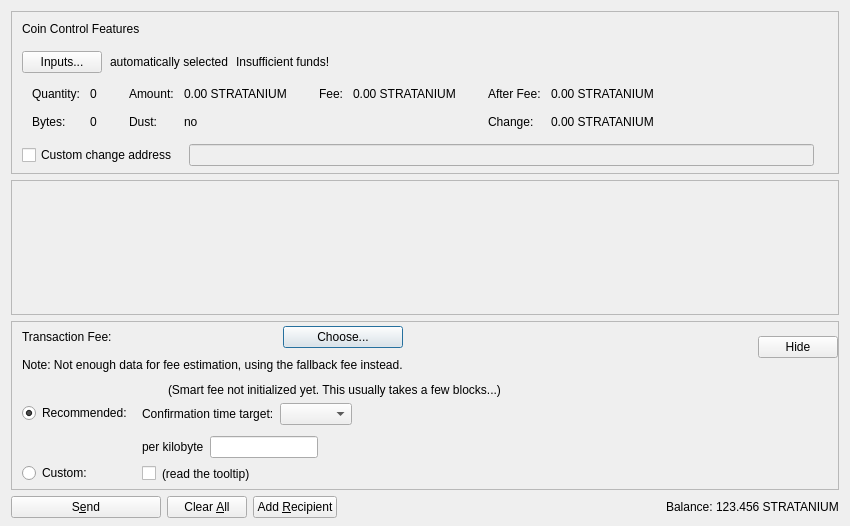
<?xml version="1.0" encoding="UTF-8"?>
<ui version="4.0">
 <class>SendCoinsDialog</class>
 <widget class="QDialog" name="SendCoinsDialog">
  <property name="geometry">
   <rect>
    <x>0</x>
    <y>0</y>
    <width>850</width>
    <height>526</height>
   </rect>
  </property>
  <property name="windowTitle">
   <string>Send Coins</string>
  </property>
  <layout class="QVBoxLayout" name="verticalLayout" stretch="0,1,0,0">
   <property name="bottomMargin">
    <number>8</number>
   </property>
   <item>
    <widget class="QFrame" name="frameCoinControl">
     <property name="sizePolicy">
      <sizepolicy hsizetype="Expanding" vsizetype="Expanding">
       <horstretch>0</horstretch>
       <verstretch>0</verstretch>
      </sizepolicy>
     </property>
     <property name="maximumSize">
      <size>
       <width>16777215</width>
       <height>16777215</height>
      </size>
     </property>
     <property name="frameShape">
      <enum>QFrame::StyledPanel</enum>
     </property>
     <property name="frameShadow">
      <enum>QFrame::Sunken</enum>
     </property>
     <layout class="QVBoxLayout" name="verticalLayoutCoinControl2">
      <property name="spacing">
       <number>0</number>
      </property>
      <property name="leftMargin">
       <number>0</number>
      </property>
      <property name="topMargin">
       <number>0</number>
      </property>
      <property name="rightMargin">
       <number>0</number>
      </property>
      <property name="bottomMargin">
       <number>6</number>
      </property>
      <item>
       <layout class="QVBoxLayout" name="verticalLayoutCoinControl" stretch="0,0,0,0,1">
        <property name="spacing">
         <number>0</number>
        </property>
        <property name="leftMargin">
         <number>10</number>
        </property>
        <property name="topMargin">
         <number>10</number>
        </property>
        <item>
         <layout class="QHBoxLayout" name="horizontalLayoutCoinControl1">
          <property name="bottomMargin">
           <number>15</number>
          </property>
          <item>
           <widget class="QLabel" name="labelCoinControlFeatures">
            <property name="sizePolicy">
             <sizepolicy hsizetype="Preferred" vsizetype="Maximum">
              <horstretch>0</horstretch>
              <verstretch>0</verstretch>
             </sizepolicy>
            </property>
            <property name="text">
             <string>Coin Control Features</string>
            </property>
           </widget>
          </item>
         </layout>
        </item>
        <item>
         <layout class="QHBoxLayout" name="horizontalLayoutCoinControl2" stretch="0,0,0,0">
          <property name="spacing">
           <number>8</number>
          </property>
          <property name="bottomMargin">
           <number>10</number>
          </property>
          <item>
           <widget class="QPushButton" name="pushButtonCoinControl">
            <property name="styleSheet">
             <string notr="true"/>
            </property>
            <property name="text">
             <string>Inputs...</string>
            </property>
            <property name="autoDefault">
             <bool>false</bool>
            </property>
           </widget>
          </item>
          <item>
           <widget class="QLabel" name="labelCoinControlAutomaticallySelected">
            <property name="text">
             <string>automatically selected</string>
            </property>
            <property name="margin">
             <number>5</number>
            </property>
           </widget>
          </item>
          <item>
           <widget class="QLabel" name="labelCoinControlInsuffFunds">
            <property name="text">
             <string>Insufficient funds!</string>
            </property>
            <property name="margin">
             <number>5</number>
            </property>
           </widget>
          </item>
          <item>
           <spacer name="horizontalSpacerCoinControl">
            <property name="orientation">
             <enum>Qt::Horizontal</enum>
            </property>
            <property name="sizeHint" stdset="0">
             <size>
              <width>40</width>
              <height>1</height>
             </size>
            </property>
           </spacer>
          </item>
         </layout>
        </item>
        <item>
         <widget class="QWidget" name="widgetCoinControl" native="true">
          <property name="sizePolicy">
           <sizepolicy hsizetype="Preferred" vsizetype="Preferred">
            <horstretch>0</horstretch>
            <verstretch>0</verstretch>
           </sizepolicy>
          </property>
          <property name="minimumSize">
           <size>
            <width>0</width>
            <height>0</height>
           </size>
          </property>
          <property name="styleSheet">
           <string notr="true"/>
          </property>
          <layout class="QHBoxLayout" name="horizontalLayoutCoinControl5">
           <property name="leftMargin">
            <number>0</number>
           </property>
           <property name="topMargin">
            <number>0</number>
           </property>
           <property name="rightMargin">
            <number>0</number>
           </property>
           <property name="bottomMargin">
            <number>0</number>
           </property>
           <item>
            <layout class="QHBoxLayout" name="horizontalLayoutCoinControl3" stretch="0,0,0,1">
             <property name="spacing">
              <number>20</number>
             </property>
             <property name="topMargin">
              <number>0</number>
             </property>
             <property name="bottomMargin">
              <number>10</number>
             </property>
             <item>
              <layout class="QFormLayout" name="formLayoutCoinControl1">
               <property name="horizontalSpacing">
                <number>10</number>
               </property>
               <property name="verticalSpacing">
                <number>14</number>
               </property>
               <property name="leftMargin">
                <number>10</number>
               </property>
               <property name="topMargin">
                <number>4</number>
               </property>
               <property name="rightMargin">
                <number>6</number>
               </property>
               <item row="0" column="0">
                <widget class="QLabel" name="labelCoinControlQuantityText">
                 <property name="text">
                  <string>Quantity:</string>
                 </property>
                 <property name="margin">
                  <number>0</number>
                 </property>
                </widget>
               </item>
               <item row="0" column="1">
                <widget class="QLabel" name="labelCoinControlQuantity">
                 <property name="cursor">
                  <cursorShape>IBeamCursor</cursorShape>
                 </property>
                 <property name="contextMenuPolicy">
                  <enum>Qt::ActionsContextMenu</enum>
                 </property>
                 <property name="text">
                  <string notr="true">0</string>
                 </property>
                 <property name="margin">
                  <number>0</number>
                 </property>
                 <property name="textInteractionFlags">
                  <set>Qt::LinksAccessibleByMouse|Qt::TextSelectableByKeyboard|Qt::TextSelectableByMouse</set>
                 </property>
                </widget>
               </item>
               <item row="1" column="0">
                <widget class="QLabel" name="labelCoinControlBytesText">
                 <property name="text">
                  <string>Bytes:</string>
                 </property>
                </widget>
               </item>
               <item row="1" column="1">
                <widget class="QLabel" name="labelCoinControlBytes">
                 <property name="cursor">
                  <cursorShape>IBeamCursor</cursorShape>
                 </property>
                 <property name="contextMenuPolicy">
                  <enum>Qt::ActionsContextMenu</enum>
                 </property>
                 <property name="text">
                  <string notr="true">0</string>
                 </property>
                 <property name="textInteractionFlags">
                  <set>Qt::LinksAccessibleByMouse|Qt::TextSelectableByKeyboard|Qt::TextSelectableByMouse</set>
                 </property>
                </widget>
               </item>
              </layout>
             </item>
             <item>
              <layout class="QFormLayout" name="formLayoutCoinControl2">
               <property name="horizontalSpacing">
                <number>10</number>
               </property>
               <property name="verticalSpacing">
                <number>14</number>
               </property>
               <property name="leftMargin">
                <number>6</number>
               </property>
               <property name="topMargin">
                <number>4</number>
               </property>
               <property name="rightMargin">
                <number>6</number>
               </property>
               <item row="0" column="0">
                <widget class="QLabel" name="labelCoinControlAmountText">
                 <property name="text">
                  <string>Amount:</string>
                 </property>
                 <property name="margin">
                  <number>0</number>
                 </property>
                </widget>
               </item>
               <item row="0" column="1">
                <widget class="QLabel" name="labelCoinControlAmount">
                 <property name="cursor">
                  <cursorShape>IBeamCursor</cursorShape>
                 </property>
                 <property name="contextMenuPolicy">
                  <enum>Qt::ActionsContextMenu</enum>
                 </property>
                 <property name="text">
                  <string notr="true">0.00 STRATANIUM</string>
                 </property>
                 <property name="textInteractionFlags">
                  <set>Qt::LinksAccessibleByMouse|Qt::TextSelectableByKeyboard|Qt::TextSelectableByMouse</set>
                 </property>
                </widget>
               </item>
               <item row="1" column="0">
                <widget class="QLabel" name="labelCoinControlLowOutputText">
                 <property name="text">
                  <string>Dust:</string>
                 </property>
                </widget>
               </item>
               <item row="1" column="1">
                <widget class="QLabel" name="labelCoinControlLowOutput">
                 <property name="cursor">
                  <cursorShape>IBeamCursor</cursorShape>
                 </property>
                 <property name="contextMenuPolicy">
                  <enum>Qt::ActionsContextMenu</enum>
                 </property>
                 <property name="text">
                  <string notr="true">no</string>
                 </property>
                 <property name="textInteractionFlags">
                  <set>Qt::LinksAccessibleByMouse|Qt::TextSelectableByKeyboard|Qt::TextSelectableByMouse</set>
                 </property>
                </widget>
               </item>
              </layout>
             </item>
             <item>
              <layout class="QFormLayout" name="formLayoutCoinControl3">
               <property name="horizontalSpacing">
                <number>10</number>
               </property>
               <property name="verticalSpacing">
                <number>14</number>
               </property>
               <property name="leftMargin">
                <number>6</number>
               </property>
               <property name="topMargin">
                <number>4</number>
               </property>
               <property name="rightMargin">
                <number>6</number>
               </property>
               <item row="0" column="0">
                <widget class="QLabel" name="labelCoinControlFeeText">
                 <property name="text">
                  <string>Fee:</string>
                 </property>
                 <property name="margin">
                  <number>0</number>
                 </property>
                </widget>
               </item>
               <item row="0" column="1">
                <widget class="QLabel" name="labelCoinControlFee">
                 <property name="cursor">
                  <cursorShape>IBeamCursor</cursorShape>
                 </property>
                 <property name="contextMenuPolicy">
                  <enum>Qt::ActionsContextMenu</enum>
                 </property>
                 <property name="text">
                  <string notr="true">0.00 STRATANIUM</string>
                 </property>
                 <property name="textInteractionFlags">
                  <set>Qt::LinksAccessibleByMouse|Qt::TextSelectableByKeyboard|Qt::TextSelectableByMouse</set>
                 </property>
                </widget>
               </item>
              </layout>
             </item>
             <item>
              <layout class="QFormLayout" name="formLayoutCoinControl4">
               <property name="horizontalSpacing">
                <number>10</number>
               </property>
               <property name="verticalSpacing">
                <number>14</number>
               </property>
               <property name="leftMargin">
                <number>6</number>
               </property>
               <property name="topMargin">
                <number>4</number>
               </property>
               <property name="rightMargin">
                <number>6</number>
               </property>
               <item row="0" column="0">
                <widget class="QLabel" name="labelCoinControlAfterFeeText">
                 <property name="text">
                  <string>After Fee:</string>
                 </property>
                 <property name="margin">
                  <number>0</number>
                 </property>
                </widget>
               </item>
               <item row="0" column="1">
                <widget class="QLabel" name="labelCoinControlAfterFee">
                 <property name="cursor">
                  <cursorShape>IBeamCursor</cursorShape>
                 </property>
                 <property name="contextMenuPolicy">
                  <enum>Qt::ActionsContextMenu</enum>
                 </property>
                 <property name="text">
                  <string notr="true">0.00 STRATANIUM</string>
                 </property>
                 <property name="textInteractionFlags">
                  <set>Qt::LinksAccessibleByMouse|Qt::TextSelectableByKeyboard|Qt::TextSelectableByMouse</set>
                 </property>
                </widget>
               </item>
               <item row="1" column="0">
                <widget class="QLabel" name="labelCoinControlChangeText">
                 <property name="text">
                  <string>Change:</string>
                 </property>
                </widget>
               </item>
               <item row="1" column="1">
                <widget class="QLabel" name="labelCoinControlChange">
                 <property name="cursor">
                  <cursorShape>IBeamCursor</cursorShape>
                 </property>
                 <property name="contextMenuPolicy">
                  <enum>Qt::ActionsContextMenu</enum>
                 </property>
                 <property name="text">
                  <string notr="true">0.00 STRATANIUM</string>
                 </property>
                 <property name="textInteractionFlags">
                  <set>Qt::LinksAccessibleByMouse|Qt::TextSelectableByKeyboard|Qt::TextSelectableByMouse</set>
                 </property>
                </widget>
               </item>
              </layout>
             </item>
            </layout>
           </item>
          </layout>
         </widget>
        </item>
        <item>
         <layout class="QHBoxLayout" name="horizontalLayoutCoinControl4" stretch="0,0,0">
          <property name="spacing">
           <number>12</number>
          </property>
          <property name="sizeConstraint">
           <enum>QLayout::SetDefaultConstraint</enum>
          </property>
          <property name="topMargin">
           <number>5</number>
          </property>
          <property name="rightMargin">
           <number>5</number>
          </property>
          <item>
           <widget class="QCheckBox" name="checkBoxCoinControlChange">
            <property name="toolTip">
             <string>If this is activated, but the change address is empty or invalid, change will be sent to a newly generated address.</string>
            </property>
            <property name="text">
             <string>Custom change address</string>
            </property>
           </widget>
          </item>
          <item>
           <widget class="QValidatedLineEdit" name="lineEditCoinControlChange">
            <property name="enabled">
             <bool>false</bool>
            </property>
            <property name="sizePolicy">
             <sizepolicy hsizetype="Expanding" vsizetype="Fixed">
              <horstretch>0</horstretch>
              <verstretch>0</verstretch>
             </sizepolicy>
            </property>
           </widget>
          </item>
          <item>
           <widget class="QLabel" name="labelCoinControlChangeLabel">
            <property name="sizePolicy">
             <sizepolicy hsizetype="Preferred" vsizetype="Expanding">
              <horstretch>0</horstretch>
              <verstretch>0</verstretch>
             </sizepolicy>
            </property>
            <property name="minimumSize">
             <size>
              <width>0</width>
              <height>0</height>
             </size>
            </property>
            <property name="text">
             <string/>
            </property>
            <property name="margin">
             <number>3</number>
            </property>
           </widget>
          </item>
         </layout>
        </item>
        <item>
         <spacer name="verticalSpacerCoinControl">
          <property name="orientation">
           <enum>Qt::Vertical</enum>
          </property>
          <property name="sizeHint" stdset="0">
           <size>
            <width>800</width>
            <height>1</height>
           </size>
          </property>
         </spacer>
        </item>
       </layout>
      </item>
     </layout>
    </widget>
   </item>
   <item>
    <widget class="QScrollArea" name="scrollArea">
     <property name="widgetResizable">
      <bool>true</bool>
     </property>
     <widget class="QWidget" name="scrollAreaWidgetContents">
      <property name="geometry">
       <rect>
        <x>0</x>
        <y>0</y>
        <width>830</width>
        <height>104</height>
       </rect>
      </property>
      <layout class="QVBoxLayout" name="verticalLayout_2" stretch="0,1">
       <property name="leftMargin">
        <number>0</number>
       </property>
       <property name="topMargin">
        <number>0</number>
       </property>
       <property name="rightMargin">
        <number>0</number>
       </property>
       <property name="bottomMargin">
        <number>0</number>
       </property>
       <item>
        <layout class="QVBoxLayout" name="entries">
         <property name="spacing">
          <number>6</number>
         </property>
        </layout>
       </item>
       <item>
        <spacer name="verticalSpacer">
         <property name="orientation">
          <enum>Qt::Vertical</enum>
         </property>
         <property name="sizeHint" stdset="0">
          <size>
           <width>20</width>
           <height>40</height>
          </size>
         </property>
        </spacer>
       </item>
      </layout>
     </widget>
    </widget>
   </item>
   <item>
    <widget class="QFrame" name="frameFee">
     <property name="sizePolicy">
      <sizepolicy hsizetype="Expanding" vsizetype="Expanding">
       <horstretch>0</horstretch>
       <verstretch>0</verstretch>
      </sizepolicy>
     </property>
     <property name="maximumSize">
      <size>
       <width>16777215</width>
       <height>16777215</height>
      </size>
     </property>
     <property name="frameShape">
      <enum>QFrame::StyledPanel</enum>
     </property>
     <property name="frameShadow">
      <enum>QFrame::Sunken</enum>
     </property>
     <layout class="QVBoxLayout" name="verticalLayoutFee1">
      <property name="spacing">
       <number>0</number>
      </property>
      <property name="leftMargin">
       <number>0</number>
      </property>
      <property name="topMargin">
       <number>0</number>
      </property>
      <property name="rightMargin">
       <number>0</number>
      </property>
      <property name="bottomMargin">
       <number>0</number>
      </property>
      <item>
       <layout class="QVBoxLayout" name="verticalLayoutFee2" stretch="0,0,0">
        <property name="spacing">
         <number>0</number>
        </property>
        <property name="leftMargin">
         <number>10</number>
        </property>
        <property name="topMargin">
         <number>0</number>
        </property>
        <item>
         <layout class="QHBoxLayout" name="horizontalLayoutFee1">
          <property name="bottomMargin">
           <number>0</number>
          </property>
          <item>
           <layout class="QVBoxLayout" name="verticalLayoutFee7">
            <property name="spacing">
             <number>0</number>
            </property>
            <item>
             <spacer name="verticalSpacerSmartFee">
              <property name="orientation">
               <enum>Qt::Vertical</enum>
              </property>
              <property name="sizeType">
               <enum>QSizePolicy::Fixed</enum>
              </property>
              <property name="sizeHint" stdset="0">
               <size>
                <width>1</width>
                <height>4</height>
               </size>
              </property>
             </spacer>
            </item>
            <item>
             <layout class="QHBoxLayout" name="horizontalLayoutSmartFee">
              <property name="spacing">
               <number>10</number>
              </property>
              <item>
               <widget class="QLabel" name="labelFeeHeadline">
                <property name="sizePolicy">
                 <sizepolicy hsizetype="Preferred" vsizetype="Maximum">
                  <horstretch>0</horstretch>
                  <verstretch>0</verstretch>
                 </sizepolicy>
                </property>
                <property name="text">
                 <string>Transaction Fee:</string>
                </property>
               </widget>
              </item>
              <item>
               <widget class="QLabel" name="labelFeeMinimized">
                <property name="text">
                 <string/>
                </property>
               </widget>
              </item>
              <item>
               <widget class="QPushButton" name="buttonChooseFee">
                <property name="text">
                 <string>Choose...</string>
                </property>
               </widget>
              </item>
             </layout>
            </item>
            <item>
             <spacer name="verticalSpacer_7">
              <property name="orientation">
               <enum>Qt::Vertical</enum>
              </property>
              <property name="sizeHint" stdset="0">
               <size>
                <width>1</width>
                <height>10</height>
               </size>
              </property>
             </spacer>
            </item>
            <item>
             <widget class="QLabel" name="fallbackFeeWarningLabel">
              <property name="toolTip">
               <string>Using the fallbackfee can result in sending a transaction that will take several hours or days (or never) to confirm. Consider choosing your fee manually or wait until you have validated the complete chain.</string>
              </property>
              <property name="text">
               <string>Note: Not enough data for fee estimation, using the fallback fee instead.</string>
              </property>
              <property name="wordWrap">
               <bool>false</bool>
              </property>
             </widget>
            </item>
            <item>
             <spacer name="verticalSpacer_5">
              <property name="orientation">
               <enum>Qt::Vertical</enum>
              </property>
              <property name="sizeHint" stdset="0">
               <size>
                <width>1</width>
                <height>1</height>
               </size>
              </property>
             </spacer>
            </item>
           </layout>
          </item>
          <item>
           <spacer name="horizontalSpacer_4">
            <property name="orientation">
             <enum>Qt::Horizontal</enum>
            </property>
            <property name="sizeHint" stdset="0">
             <size>
              <width>1</width>
              <height>1</height>
             </size>
            </property>
           </spacer>
          </item>
          <item>
           <widget class="QPushButton" name="buttonMinimizeFee">
            <property name="toolTip">
             <string>collapse fee-settings</string>
            </property>
            <property name="text">
             <string>Hide</string>
            </property>
           </widget>
          </item>
         </layout>
        </item>
        <item>
         <widget class="QFrame" name="frameFeeSelection">
          <layout class="QVBoxLayout" name="verticalLayoutFee12">
           <property name="spacing">
            <number>0</number>
           </property>
           <property name="leftMargin">
            <number>0</number>
           </property>
           <property name="topMargin">
            <number>0</number>
           </property>
           <property name="rightMargin">
            <number>0</number>
           </property>
           <property name="bottomMargin">
            <number>0</number>
           </property>
           <item>
            <layout class="QGridLayout" name="gridLayoutFee">
             <property name="topMargin">
              <number>10</number>
             </property>
             <property name="bottomMargin">
              <number>4</number>
             </property>
             <property name="horizontalSpacing">
              <number>10</number>
             </property>
             <property name="verticalSpacing">
              <number>4</number>
             </property>
             <item row="1" column="1">
              <layout class="QVBoxLayout" name="verticalLayoutFee8">
               <property name="spacing">
                <number>6</number>
               </property>
               <property name="topMargin">
                <number>3</number>
               </property>
               <item>
                <layout class="QHBoxLayout" name="horizontalLayoutFee13" stretch="0,0,1">
                 <item>
                  <widget class="QLabel" name="labelCustomPerKilobyte">
                   <property name="toolTip">
                    <string>If the custom fee is set to 1000 ruffs and the transaction is only 250 bytes, then &quot;per kilobyte&quot; only pays 250 ruffs in fee,&lt;br /&gt;while &quot;at least&quot; pays 1000 ruffs. For transactions bigger than a kilobyte both pay by kilobyte.</string>
                   </property>
                   <property name="text">
                    <string>per kilobyte</string>
                   </property>
                  </widget>
                 </item>
                 <item>
                  <widget class="BitcoinAmountField" name="customFee"/>
                 </item>
                 <item>
                  <spacer name="horizontalSpacer_6">
                   <property name="orientation">
                    <enum>Qt::Horizontal</enum>
                   </property>
                   <property name="sizeHint" stdset="0">
                    <size>
                     <width>1</width>
                     <height>1</height>
                    </size>
                   </property>
                  </spacer>
                 </item>
                </layout>
               </item>
               <item>
                <layout class="QHBoxLayout" name="horizontalLayoutFee8">
                 <item>
                  <widget class="QCheckBox" name="checkBoxMinimumFee">
                   <property name="toolTip">
                    <string>Paying only the minimum fee is just fine as long as there is less transaction volume than space in the blocks.&lt;br /&gt;But be aware that this can end up in a never confirming transaction once there is more demand for stratanium transactions than the network can process.</string>
                   </property>
                   <property name="text">
                    <string/>
                   </property>
                  </widget>
                 </item>
                 <item>
                  <widget class="QLabel" name="labelMinFeeWarning">
                   <property name="enabled">
                    <bool>true</bool>
                   </property>
                   <property name="toolTip">
                    <string>Paying only the minimum fee is just fine as long as there is less transaction volume than space in the blocks.&lt;br /&gt;But be aware that this can end up in a never confirming transaction once there is more demand for stratanium transactions than the network can process.</string>
                   </property>
                   <property name="text">
                    <string>(read the tooltip)</string>
                   </property>
                   <property name="margin">
                    <number>5</number>
                   </property>
                  </widget>
                 </item>
                 <item>
                  <spacer name="horizontalSpacer_2">
                   <property name="orientation">
                    <enum>Qt::Horizontal</enum>
                   </property>
                   <property name="sizeHint" stdset="0">
                    <size>
                     <width>1</width>
                     <height>1</height>
                    </size>
                   </property>
                  </spacer>
                 </item>
                </layout>
               </item>
              </layout>
             </item>
             <item row="0" column="0">
              <layout class="QVBoxLayout" name="verticalLayoutFee4" stretch="0,1">
               <property name="topMargin">
                <number>20</number>
               </property>
               <property name="bottomMargin">
                <number>3</number>
               </property>
               <item>
                <widget class="QRadioButton" name="radioSmartFee">
                 <property name="text">
                  <string>Recommended:</string>
                 </property>
                 <property name="checked">
                  <bool>true</bool>
                 </property>
                 <attribute name="buttonGroup">
                  <string notr="true">groupFee</string>
                 </attribute>
                </widget>
               </item>
               <item>
                <spacer name="verticalSpacer_2">
                 <property name="orientation">
                  <enum>Qt::Vertical</enum>
                 </property>
                 <property name="sizeHint" stdset="0">
                  <size>
                   <width>1</width>
                   <height>1</height>
                  </size>
                 </property>
                </spacer>
               </item>
              </layout>
             </item>
             <item row="1" column="0">
              <layout class="QVBoxLayout" name="verticalLayoutFee9" stretch="0,1">
               <property name="topMargin">
                <number>30</number>
               </property>
               <item>
                <widget class="QRadioButton" name="radioCustomFee">
                 <property name="text">
                  <string>Custom:</string>
                 </property>
                 <attribute name="buttonGroup">
                  <string notr="true">groupFee</string>
                 </attribute>
                </widget>
               </item>
               <item>
                <spacer name="verticalSpacer_6">
                 <property name="orientation">
                  <enum>Qt::Vertical</enum>
                 </property>
                 <property name="sizeHint" stdset="0">
                  <size>
                   <width>1</width>
                   <height>1</height>
                  </size>
                 </property>
                </spacer>
               </item>
              </layout>
             </item>
             <item row="0" column="1">
              <layout class="QVBoxLayout" name="verticalLayoutFee3" stretch="0,0,1">
               <property name="spacing">
                <number>6</number>
               </property>
               <property name="topMargin">
                <number>0</number>
               </property>
               <property name="bottomMargin">
                <number>3</number>
               </property>
               <item>
                <layout class="QHBoxLayout" name="horizontalLayoutFee12">
                 <item>
                  <widget class="QLabel" name="labelSmartFee">
                   <property name="text">
                    <string/>
                   </property>
                   <property name="margin">
                    <number>2</number>
                   </property>
                  </widget>
                 </item>
                 <item>
                  <widget class="QLabel" name="labelFeeEstimation">
                   <property name="text">
                    <string/>
                   </property>
                  </widget>
                 </item>
                 <item>
                  <widget class="QLabel" name="labelSmartFee2">
                   <property name="text">
                    <string>(Smart fee not initialized yet. This usually takes a few blocks...)</string>
                   </property>
                   <property name="margin">
                    <number>2</number>
                   </property>
                  </widget>
                 </item>
                 <item>
                  <spacer name="horizontalSpacer_5">
                   <property name="orientation">
                    <enum>Qt::Horizontal</enum>
                   </property>
                   <property name="sizeHint" stdset="0">
                    <size>
                     <width>1</width>
                     <height>1</height>
                    </size>
                   </property>
                  </spacer>
                 </item>
                </layout>
               </item>
               <item>
                <layout class="QHBoxLayout" name="horizontalLayoutFee9">
                 <item>
                  <layout class="QVBoxLayout" name="verticalLayoutFee6">
                   <item>
                    <widget class="QLabel" name="labelSmartFee3">
                     <property name="text">
                      <string>Confirmation time target:</string>
                     </property>
                     <property name="margin">
                      <number>2</number>
                     </property>
                    </widget>
                   </item>
                  </layout>
                 </item>
                 <item>
                  <layout class="QVBoxLayout" name="verticalLayoutFee5">
                   <property name="rightMargin">
                    <number>30</number>
                   </property>
                   <item>
                    <layout class="QHBoxLayout" name="horizontalLayoutConfTarget">
                     <property name="bottomMargin">
                      <number>0</number>
                     </property>
                     <item>
                      <widget class="QComboBox" name="confTargetSelector"/>
                     </item>
                     <item>
                      <spacer name="horizontalSpacerConfTarget">
                       <property name="orientation">
                        <enum>Qt::Horizontal</enum>
                       </property>
                       <property name="sizeHint" stdset="0">
                        <size>
                         <width>40</width>
                         <height>20</height>
                        </size>
                       </property>
                      </spacer>
                     </item>
                    </layout>
                   </item>
                  </layout>
                 </item>
                </layout>
               </item>
               <item>
                <spacer name="verticalSpacer_4">
                 <property name="orientation">
                  <enum>Qt::Vertical</enum>
                 </property>
                 <property name="sizeHint" stdset="0">
                  <size>
                   <width>1</width>
                   <height>1</height>
                  </size>
                 </property>
                </spacer>
               </item>
              </layout>
             </item>
            </layout>
           </item>
          </layout>
         </widget>
        </item>
        <item>
         <spacer name="verticalSpacerFee">
          <property name="orientation">
           <enum>Qt::Vertical</enum>
          </property>
          <property name="sizeHint" stdset="0">
           <size>
            <width>800</width>
            <height>1</height>
           </size>
          </property>
         </spacer>
        </item>
       </layout>
      </item>
     </layout>
    </widget>
   </item>
   <item>
    <layout class="QHBoxLayout" name="horizontalLayout">
     <item>
      <widget class="QPushButton" name="sendButton">
       <property name="minimumSize">
        <size>
         <width>150</width>
         <height>0</height>
        </size>
       </property>
       <property name="toolTip">
        <string>Confirm the send action</string>
       </property>
       <property name="text">
        <string>S&amp;end</string>
       </property>
       <property name="autoDefault">
        <bool>false</bool>
       </property>
       <property name="default">
        <bool>false</bool>
       </property>
      </widget>
     </item>
     <item>
      <widget class="QPushButton" name="clearButton">
       <property name="sizePolicy">
        <sizepolicy hsizetype="Minimum" vsizetype="Fixed">
         <horstretch>0</horstretch>
         <verstretch>0</verstretch>
        </sizepolicy>
       </property>
       <property name="toolTip">
        <string>Clear all fields of the form.</string>
       </property>
       <property name="text">
        <string>Clear &amp;All</string>
       </property>
       <property name="autoDefault">
        <bool>false</bool>
       </property>
      </widget>
     </item>
     <item>
      <widget class="QPushButton" name="addButton">
       <property name="toolTip">
        <string>Send to multiple recipients at once</string>
       </property>
       <property name="text">
        <string>Add &amp;Recipient</string>
       </property>
       <property name="autoDefault">
        <bool>false</bool>
       </property>
      </widget>
     </item>
     <item>
      <spacer name="horizontalSpacer">
       <property name="orientation">
        <enum>Qt::Horizontal</enum>
       </property>
       <property name="sizeHint" stdset="0">
        <size>
         <width>40</width>
         <height>20</height>
        </size>
       </property>
      </spacer>
     </item>
     <item>
      <layout class="QHBoxLayout" name="horizontalLayout_2">
       <property name="spacing">
        <number>3</number>
       </property>
       <item>
        <widget class="QLabel" name="labelBalanceText">
         <property name="text">
          <string>Balance:</string>
         </property>
        </widget>
       </item>
       <item>
        <widget class="QLabel" name="labelBalance">
         <property name="sizePolicy">
          <sizepolicy hsizetype="Preferred" vsizetype="Preferred">
           <horstretch>0</horstretch>
           <verstretch>0</verstretch>
          </sizepolicy>
         </property>
         <property name="cursor">
          <cursorShape>IBeamCursor</cursorShape>
         </property>
         <property name="text">
          <string notr="true">123.456 STRATANIUM</string>
         </property>
         <property name="textInteractionFlags">
          <set>Qt::LinksAccessibleByMouse|Qt::TextSelectableByKeyboard|Qt::TextSelectableByMouse</set>
         </property>
        </widget>
       </item>
      </layout>
     </item>
    </layout>
   </item>
  </layout>
 </widget>
 <customwidgets>
  <customwidget>
   <class>QValidatedLineEdit</class>
   <extends>QLineEdit</extends>
   <header>qt/qvalidatedlineedit.h</header>
  </customwidget>
  <customwidget>
   <class>BitcoinAmountField</class>
   <extends>QLineEdit</extends>
   <header>qt/bitcoinamountfield.h</header>
   <container>1</container>
  </customwidget>
 </customwidgets>
 <resources>
  <include location="../stratanium.qrc"/>
 </resources>
 <connections/>
 <buttongroups>
  <buttongroup name="groupFee"/>
 </buttongroups>
</ui>
